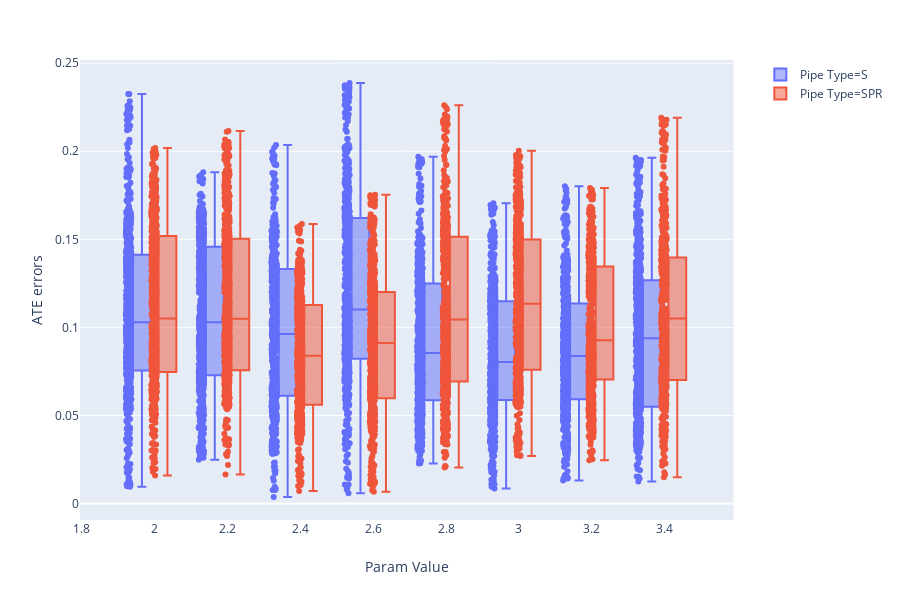

Source (notebook cell):
### Code cell
fig = px.box(tidy_2, x='Param Value', y="ATE errors", points="all", color="Pipe Type")
fig.show()

### Figure 1 — Plotly figure (JSON) as saved in the notebook; plotly's stock layout.template omitted (floating-point values rounded to 4 significant figures; data arrays with more than 128 entries replaced by an {"elided": "..."} marker saying what was removed)
{"data": [{"alignmentgroup": "True", "boxpoints": "all", "hoverlabel": {"namelength": 0}, "hovertemplate": "Pipe Type=S<br>Param Value=%{x}<br>ATE errors=%{y}", "legendgroup": "Pipe Type=S", "marker": {"color": "#636efa"}, "name": "Pipe Type=S", "notched": false, "offsetgroup": "Pipe Type=S", "orientation": "v", "showlegend": true, "type": "box", "x": {"elided": "5256 float values"}, "x0": " ", "xaxis": "x", "y": {"elided": "5256 float values"}, "y0": " ", "yaxis": "y"}, {"alignmentgroup": "True", "boxpoints": "all", "hoverlabel": {"namelength": 0}, "hovertemplate": "Pipe Type=SPR<br>Param Value=%{x}<br>ATE errors=%{y}", "legendgroup": "Pipe Type=SPR", "marker": {"color": "#EF553B"}, "name": "Pipe Type=SPR", "notched": false, "offsetgroup": "Pipe Type=SPR", "orientation": "v", "showlegend": true, "type": "box", "x": {"elided": "5256 float values"}, "x0": " ", "xaxis": "x", "y": {"elided": "5256 float values"}, "y0": " ", "yaxis": "y"}], "layout": {"boxmode": "group", "height": 600, "legend": {"tracegroupgap": 0}, "margin": {"t": 60}, "xaxis": {"anchor": "y", "domain": [0, 0.98], "title": {"text": "Param Value"}}, "yaxis": {"anchor": "x", "domain": [0, 1], "title": {"text": "ATE errors"}}}}
